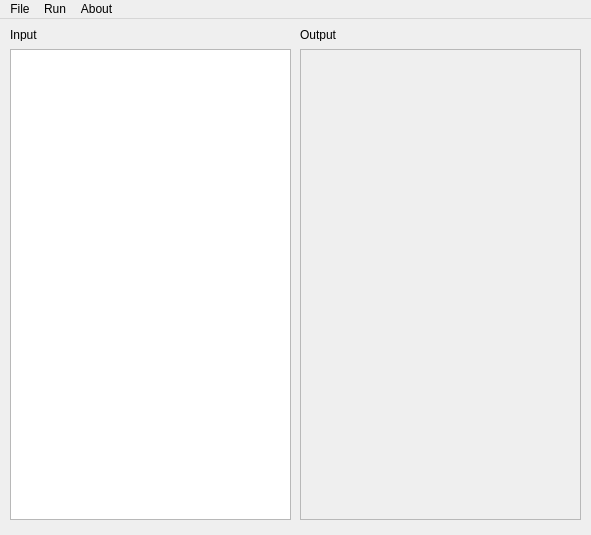
<?xml version="1.0" encoding="UTF-8"?>
<ui version="4.0">
 <class>MainWindow</class>
 <widget class="QMainWindow" name="MainWindow">
  <property name="geometry">
   <rect>
    <x>0</x>
    <y>0</y>
    <width>591</width>
    <height>535</height>
   </rect>
  </property>
  <property name="windowTitle">
   <string>MainWindow</string>
  </property>
  <widget class="QWidget" name="centralWidget">
   <widget class="QTextEdit" name="textEdit">
    <property name="geometry">
     <rect>
      <x>10</x>
      <y>30</y>
      <width>281</width>
      <height>471</height>
     </rect>
    </property>
   </widget>
   <widget class="QTextEdit" name="textEdit_2">
    <property name="enabled">
     <bool>false</bool>
    </property>
    <property name="geometry">
     <rect>
      <x>300</x>
      <y>30</y>
      <width>281</width>
      <height>471</height>
     </rect>
    </property>
   </widget>
   <widget class="QLabel" name="label">
    <property name="geometry">
     <rect>
      <x>10</x>
      <y>10</y>
      <width>54</width>
      <height>12</height>
     </rect>
    </property>
    <property name="text">
     <string>Input</string>
    </property>
   </widget>
   <widget class="QLabel" name="label_2">
    <property name="geometry">
     <rect>
      <x>300</x>
      <y>10</y>
      <width>54</width>
      <height>12</height>
     </rect>
    </property>
    <property name="text">
     <string>Output</string>
    </property>
   </widget>
  </widget>
  <widget class="QMenuBar" name="menuBar">
   <property name="geometry">
    <rect>
     <x>0</x>
     <y>0</y>
     <width>591</width>
     <height>23</height>
    </rect>
   </property>
   <widget class="QMenu" name="menu">
    <property name="title">
     <string>File</string>
    </property>
    <addaction name="actionNew"/>
    <addaction name="actionOpen"/>
    <addaction name="actionSave"/>
    <addaction name="actionSave_As"/>
    <addaction name="separator"/>
    <addaction name="actionQuit"/>
   </widget>
   <widget class="QMenu" name="menu_2">
    <property name="title">
     <string>Run</string>
    </property>
    <addaction name="actionRun"/>
    <addaction name="actionOutput"/>
   </widget>
   <widget class="QMenu" name="menu_3">
    <property name="title">
     <string>About</string>
    </property>
    <addaction name="actionHelp"/>
    <addaction name="actionAbout"/>
   </widget>
   <addaction name="menu"/>
   <addaction name="menu_2"/>
   <addaction name="menu_3"/>
  </widget>
  <action name="actionNew">
   <property name="text">
    <string>New</string>
   </property>
   <property name="shortcut">
    <string>Ctrl+N</string>
   </property>
  </action>
  <action name="actionOpen">
   <property name="text">
    <string>Open</string>
   </property>
   <property name="shortcut">
    <string>Ctrl+O</string>
   </property>
  </action>
  <action name="actionSave">
   <property name="text">
    <string>Save</string>
   </property>
   <property name="shortcut">
    <string>Ctrl+S</string>
   </property>
  </action>
  <action name="actionQuit">
   <property name="text">
    <string>Quit</string>
   </property>
   <property name="shortcut">
    <string>Ctrl+Q</string>
   </property>
  </action>
  <action name="actionRun">
   <property name="text">
    <string>Run</string>
   </property>
   <property name="shortcut">
    <string>Ctrl+R</string>
   </property>
  </action>
  <action name="actionOutput">
   <property name="text">
    <string>Output</string>
   </property>
   <property name="shortcut">
    <string>Ctrl+E</string>
   </property>
  </action>
  <action name="actionHelp">
   <property name="text">
    <string>Help</string>
   </property>
   <property name="shortcut">
    <string>Ctrl+H</string>
   </property>
  </action>
  <action name="actionAbout">
   <property name="text">
    <string>About</string>
   </property>
   <property name="shortcut">
    <string>Ctrl+/</string>
   </property>
  </action>
  <action name="actionSave_As">
   <property name="text">
    <string>Save As</string>
   </property>
   <property name="shortcut">
    <string>Ctrl+Shift+S</string>
   </property>
  </action>
  <action name="actionDeformation">
   <property name="text">
    <string>Deformation</string>
   </property>
  </action>
 </widget>
 <layoutdefault spacing="6" margin="11"/>
 <resources/>
 <connections>
  <connection>
   <sender>actionQuit</sender>
   <signal>triggered()</signal>
   <receiver>MainWindow</receiver>
   <slot>close()</slot>
   <hints>
    <hint type="sourcelabel">
     <x>-1</x>
     <y>-1</y>
    </hint>
    <hint type="destinationlabel">
     <x>295</x>
     <y>267</y>
    </hint>
   </hints>
  </connection>
 </connections>
</ui>
